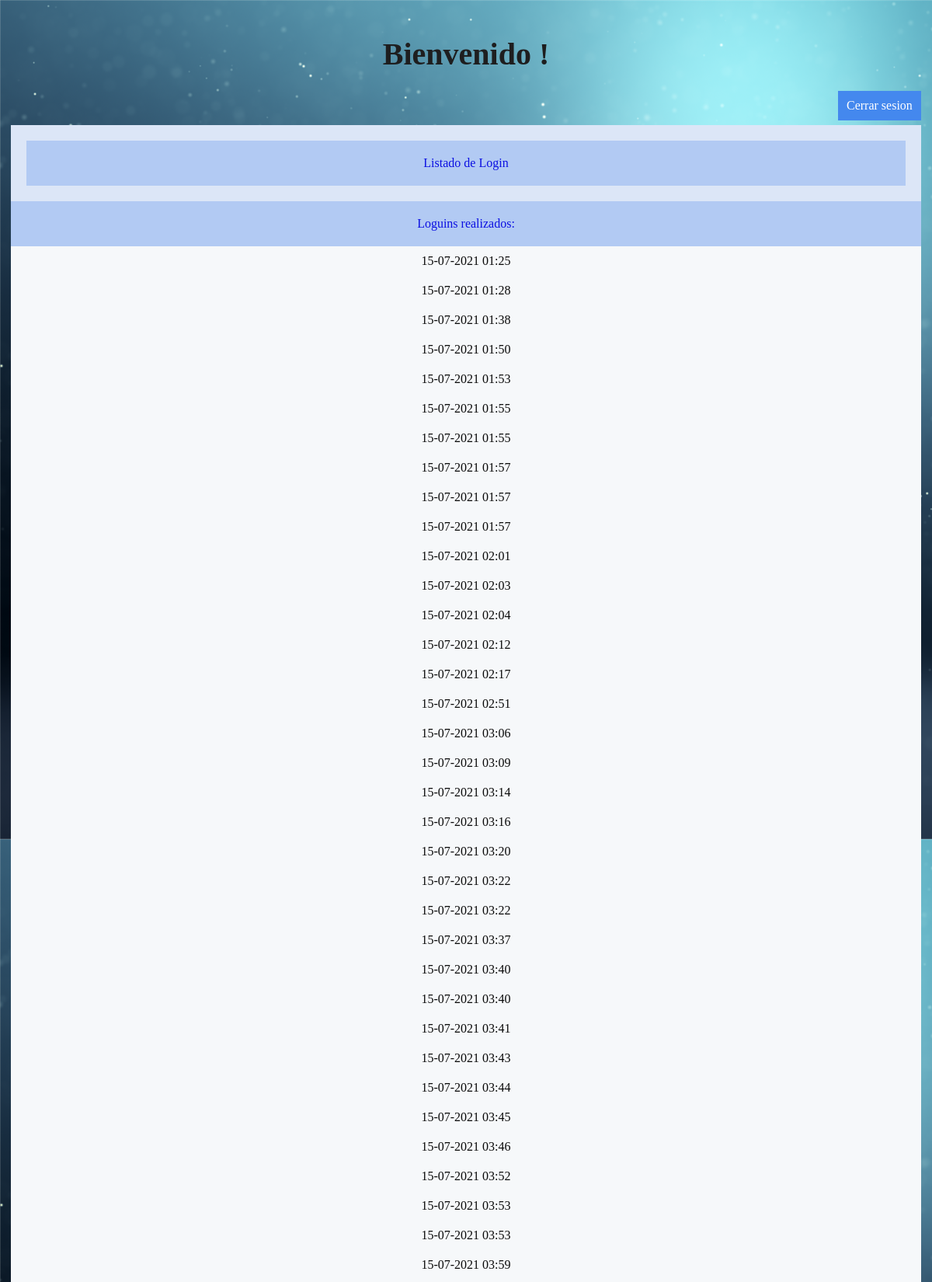
The app's page /home.php (upper part) with its own data.
### tables this page shows
CREATE TABLE `registro_de_ingreso` (
  `id` int(9) NOT NULL,
  `usuario` varchar(60) NOT NULL,
  `loguin` varchar(16) NOT NULL,
  `mail` varchar(60) NOT NULL
);

### home.php (the view, shortened to what this page needs)
<?php
include 'con_db.php';
$usuario= $_SESSION['usuario'];
echo "<br><h1>Bienvenido $usuario!</h1>";
$consulta="SELECT loguin, usuario FROM registro_de_ingreso WHERE usuario='$usuario'";
?>
<!DOCTYPE html>
<html lang="en">
<head>
<link rel="stylesheet" type="text/css" href="estilo.css">
</head>
<body class='body2'>
<a class='cerrarsesion' href='cerrar_sesion.php'> Cerrar sesion </a>
<br>
<br>
<br>
<table>
<div class= "container-table">
<div class="Table_title">Listado de Login<table></div>
<div class="Table_title">Loguins realizados:<table></div>
<?php
$resultado= mysqli_query($conex, $consulta);
while($row=mysqli_fetch_assoc($resultado)){?>
<div class="table_item"><?php echo  $row['loguin']?></div>
<?php  } mysqli_free_result($resultado)?>
</div>
</table>
</body>
</html>

### estilo.css (style rules this page uses)
* { padding: 0; margin: 0; font-family: century gothic; text-align: center; }
.body2 { background-image: url("fondo.png"); background-repeat: repeat; background-image: center; text-align: center; padding: 14px; color: rgb(31, 31, 32); }
h1 { text-align: center; padding: 14px; color: hsl(240, 2%, 12%); font-size: 40px; }
.cerrarsesion { background-color: #48e; color: #fff; width: calc(10% - 10px); margin: 0px; margin-top: 10px; border: none; text-decoration: none; padding: 10px 0px 10px; display: block; text-align: center; float: inline-end; }
.container-table { background-color: rgb(220, 230, 247); color: rgb(255, 255, 255); padding: 20px 20px; }
.Table_title { background-color: rgb(178, 202, 243); color: rgb(12, 16, 226); padding: 14px; font-size: 16px; padding: 20px 20px; }
.table_item { background-color: rgb(246, 248, 250); color: rgb(10, 10, 10); padding: 10px 10px; }

### records on screen
registro_de_ingreso: loguin "15-07-2021 01:25"
registro_de_ingreso: loguin "15-07-2021 01:28"
registro_de_ingreso: loguin "15-07-2021 01:38"
registro_de_ingreso: loguin "15-07-2021 01:50"
registro_de_ingreso: loguin "15-07-2021 01:53"
registro_de_ingreso: loguin "15-07-2021 01:55"
registro_de_ingreso: loguin "15-07-2021 01:55"
registro_de_ingreso: loguin "15-07-2021 01:57"
registro_de_ingreso: loguin "15-07-2021 01:57"
registro_de_ingreso: loguin "15-07-2021 01:57"
registro_de_ingreso: loguin "15-07-2021 02:01"
registro_de_ingreso: loguin "15-07-2021 02:03"
registro_de_ingreso: loguin "15-07-2021 02:04"
registro_de_ingreso: loguin "15-07-2021 02:12"
registro_de_ingreso: loguin "15-07-2021 02:17"
registro_de_ingreso: loguin "15-07-2021 02:51"
registro_de_ingreso: loguin "15-07-2021 03:06"
registro_de_ingreso: loguin "15-07-2021 03:09"
registro_de_ingreso: loguin "15-07-2021 03:14"
registro_de_ingreso: loguin "15-07-2021 03:16"
registro_de_ingreso: loguin "15-07-2021 03:20"
registro_de_ingreso: loguin "15-07-2021 03:22"
registro_de_ingreso: loguin "15-07-2021 03:22"
registro_de_ingreso: loguin "15-07-2021 03:37"
registro_de_ingreso: loguin "15-07-2021 03:40"
registro_de_ingreso: loguin "15-07-2021 03:40"
registro_de_ingreso: loguin "15-07-2021 03:41"
registro_de_ingreso: loguin "15-07-2021 03:43"
registro_de_ingreso: loguin "15-07-2021 03:44"
registro_de_ingreso: loguin "15-07-2021 03:45"
registro_de_ingreso: loguin "15-07-2021 03:46"
registro_de_ingreso: loguin "15-07-2021 03:52"
registro_de_ingreso: loguin "15-07-2021 03:53"
registro_de_ingreso: loguin "15-07-2021 03:53"
registro_de_ingreso: loguin "15-07-2021 03:59"
